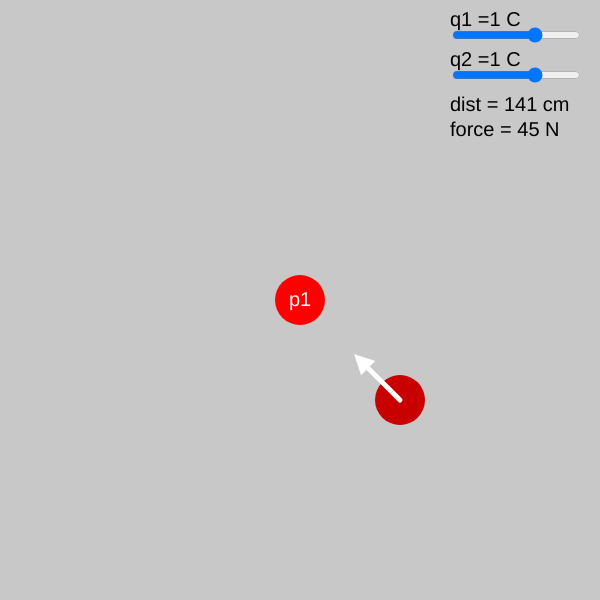
Frame 1 (no input)
Frame 60 (no input): identical to frame 1, image omitted
Frame 120 (the mouse pressed at the canvas centre since frame 60): identical to frame 1, image omitted

The p5.js sketch that drew this single still picture (run headless with seeded random() and noise() and a simulated clock; from frame 60 on, the mouse is pressed at the canvas centre):

// p5.js sketch
// ── sketch.js
function drawForce() {
    force = calcForce(q1.value(),pos1,q2.value(),pos2);
    if (force == null) {
      inf = true;
      return;
    }
    inf = false;
    push();
    translate(pos2.x,pos2.y);
    stroke(255);
    strokeWeight(5);
    line(0,0,force.x,force.y);
    translate(force.x,force.y)
    fill(255);
    strokeWeight(0);
    rotate(force.heading()+PI/2);
    triangle(-10,0,10,0,0,-20);
    pop();
}

function calcForce(q1, pos1, q2, pos2){ //in C,C,m
  let K = 9*Math.pow(10,5); //K = 9*10**9 Nm**2/C**2
  distance = pos1.dist(pos2)
  if (distance == 0) return null;
  let v = p5.Vector.sub(pos1,pos2);
  return v.copy().normalize().mult((K*q1*q2) / (distance*distance));
}

function drawParticle(pos) {
  if (dragging) {
    fill (150,0,0);
  } else if (rollover) {
    fill(255,0,0);
  } else {
    fill(200, 0,0);
  }
  strokeWeight(0);
  circle(pos.x,pos.y,50);
}

var dragging = false; // Is particle 2  being dragged?
var rollover = false; // Is the mouse over particle 2?
var offset;    // Mouseclick offset
let q1,q2,pos1,pos2,distance,force,inf;

function setup() {
  createCanvas(600, 600);
  pos1 = createVector(width/2,height/2);
  pos2 = createVector(width/2+100,height/2 + 100);
  q1 = createSlider(-3,3,1);
  q1.position(450,25);
  q2 = createSlider(-3,3,1);
  q2.position(450,65);
  textSize(20);
}

function draw() {
  background(200);
  // Is mouse over object
  if (dist(mouseX,mouseY,pos2.x,pos2.y)<50) {
    rollover = true;
  }
  else {
    rollover = false;
  }
  // Adjust location if being dragged
  if (dragging) {
    pos2 = createVector(mouseX,mouseY).add(offset);
  }
  strokeWeight(0);
  fill(255,0,0);
  circle(pos1.x,pos1.y,50);
  textAlign(CENTER,CENTER);
  fill(255);
  text("p1",pos1.x,pos1.y);
  drawParticle(pos2);
  drawForce();
  let distDisplay = "dist = "+round(distance).toString() + " cm";
  let forceDisplay;
  if (inf) forceDisplay = "force is infinate";
  else forceDisplay = "force = "+round(force.mag()).toString() + " N";
  fill(0);
  textAlign(LEFT);
  text("q1 ="+q1.value().toString() + " C",450,20);
  text("q2 ="+q2.value().toString() + " C",450,60);
  text(distDisplay,450,105);
  text(forceDisplay,450,130);
}

function mousePressed() {
  // Did I click on the rectangle?
  if (dist(mouseX,mouseY,pos2.x,pos2.y)<50) {
    dragging = true;
    // If so, keep track of relative location of click to corner of rectangle
    offset = createVector(pos2.x - mouseX, pos2.y-mouseY);
  }
}

function mouseReleased() {
  dragging = false; // Quit dragging
}
